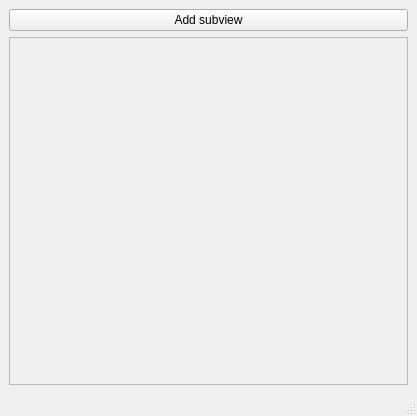
<?xml version="1.0" encoding="UTF-8"?>
<ui version="4.0">
 <class>MainWindow</class>
 <widget class="QMainWindow" name="MainWindow">
  <property name="geometry">
   <rect>
    <x>0</x>
    <y>0</y>
    <width>417</width>
    <height>416</height>
   </rect>
  </property>
  <property name="windowTitle">
   <string>MainWindow</string>
  </property>
  <widget class="QWidget" name="centralwidget">
   <layout class="QVBoxLayout" name="verticalLayout">
    <item>
     <widget class="QPushButton" name="addButton">
      <property name="text">
       <string>Add subview</string>
      </property>
     </widget>
    </item>
    <item>
     <widget class="QScrollArea" name="scrollArea">
      <property name="widgetResizable">
       <bool>true</bool>
      </property>
      <widget class="QWidget" name="scrollAreaWidgetContents">
       <property name="geometry">
        <rect>
         <x>0</x>
         <y>0</y>
         <width>397</width>
         <height>341</height>
        </rect>
       </property>
       <layout class="QVBoxLayout" name="verticalLayout_3">
        <item>
         <layout class="QVBoxLayout" name="subviewsLayout"/>
        </item>
       </layout>
      </widget>
     </widget>
    </item>
   </layout>
  </widget>
  <widget class="QStatusBar" name="statusbar"/>
 </widget>
 <resources/>
 <connections/>
</ui>
